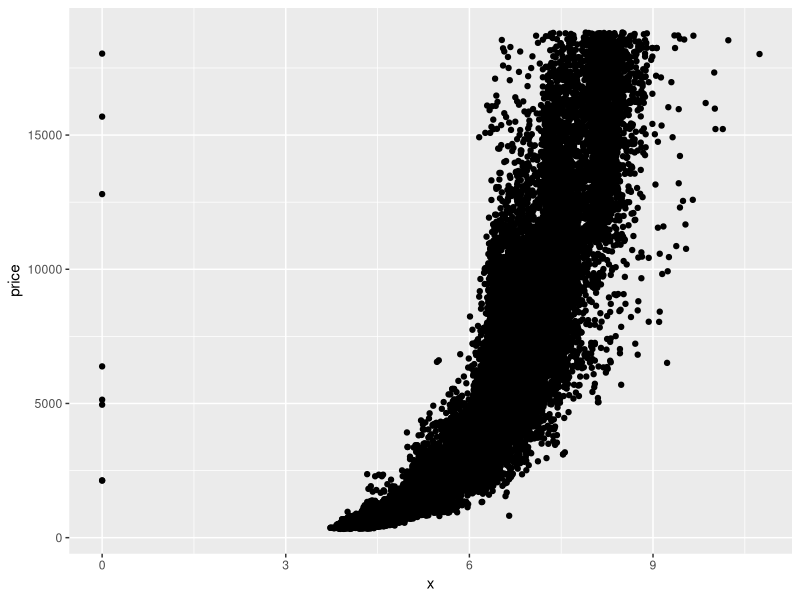
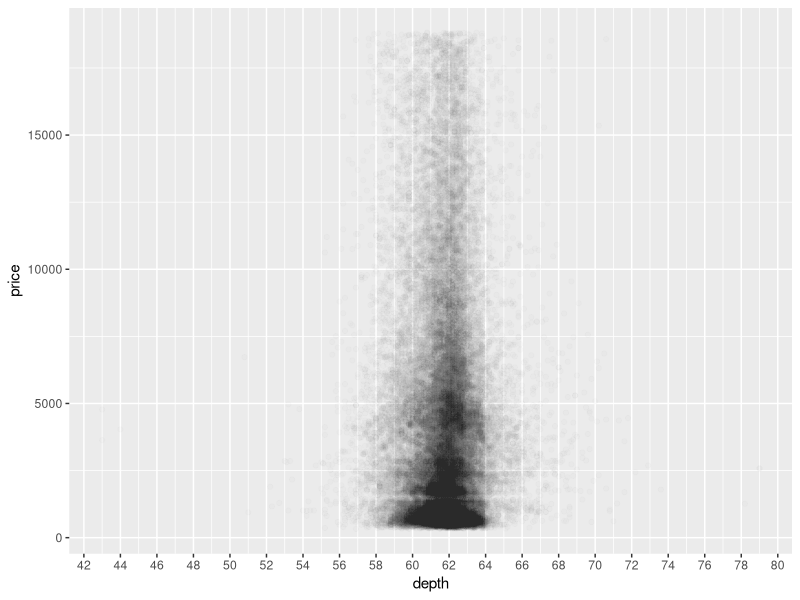
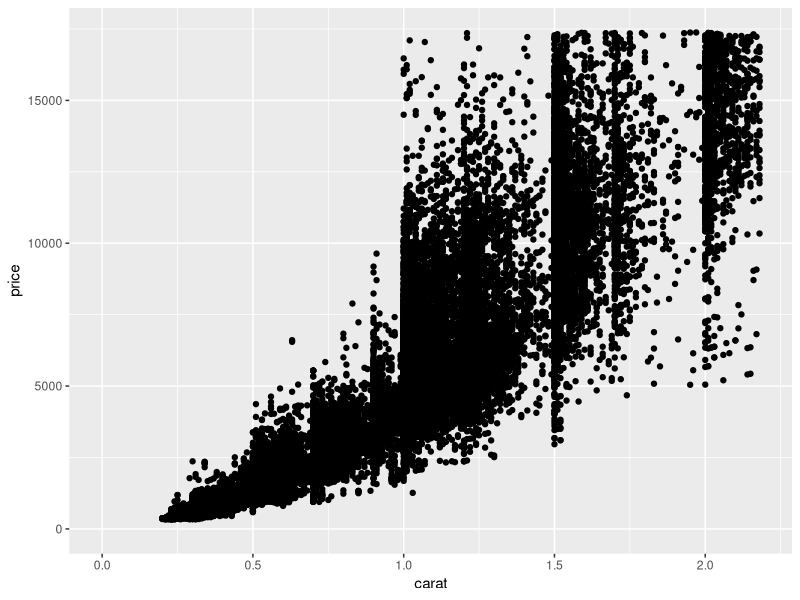
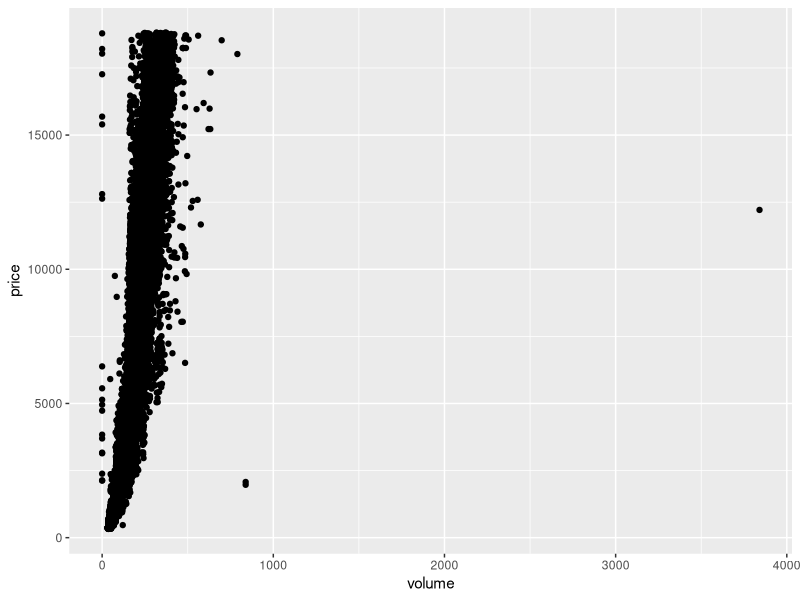
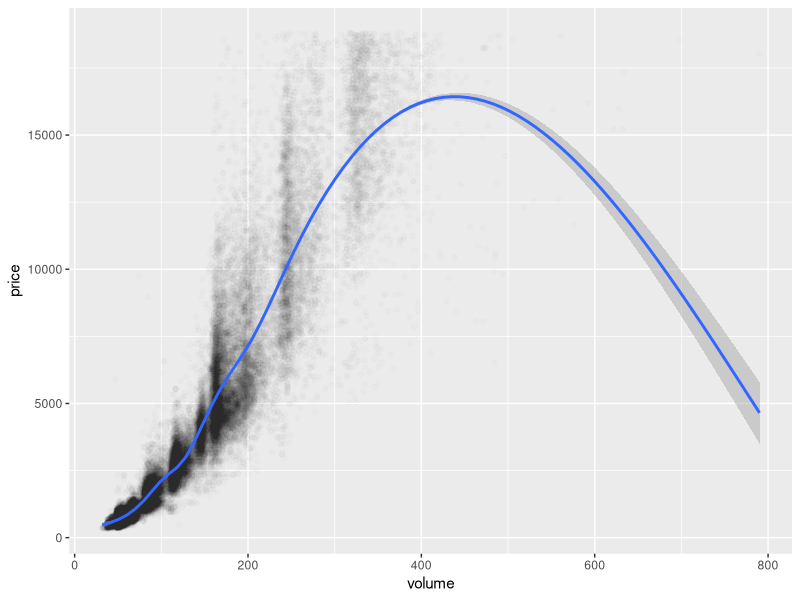

Recreate these plots in R, in order.
## ---- chunk 1
setwd("/Users/Nick/Documents/udacity/projects/data_analysis_with_r/")
library(ggplot2)
data(diamonds)
## ---- chunk 2
ggplot(data=diamonds, aes(x=x, y=price)) + geom_point()
## ---- chunk 3
with(diamonds, cor.test(x, price))
with(diamonds, cor.test(y, price))
with(diamonds, cor.test(z, price))
## ---- chunk 4
ggplot(data=diamonds, aes(x=depth, y=price)) + geom_point(alpha=0.01) +
  scale_x_continuous(breaks=seq(40, 80, 2))
## ---- chunk 5
with(diamonds, cor.test(depth, price))
## ---- chunk 6
ggplot(data=diamonds, aes(x=carat, y=price)) + geom_point() + 
  xlim(0, quantile(diamonds$carat, 0.99)) +
  ylim(0, quantile(diamonds$price, 0.99))
## ---- chunk 7
diamonds$volume = diamonds$x * diamonds$y * diamonds$z
ggplot(data=diamonds, aes(x=volume, y=price)) + geom_point()
## ---- chunk 8
with(subset(diamonds, (diamonds$volume > 0) & (diamonds$volume < 800)), cor.test(volume, price))
## ---- chunk 9
diam_sub = subset(diamonds, (diamonds$volume > 0) & (diamonds$volume < 800))
ggplot(data=diam_sub, aes(x=volume, y=price)) + geom_point(alpha=0.01) +
  geom_smooth()
## ---- chunk 10
library(dplyr)
diamondsByClarity <- diamonds %>%
  group_by(clarity) %>%
  summarise(mean_price = mean(price),
            median_price = median(price),
            min_price = min(price),
            max_price = max(price),
            n = n())
diamondsByClarity
